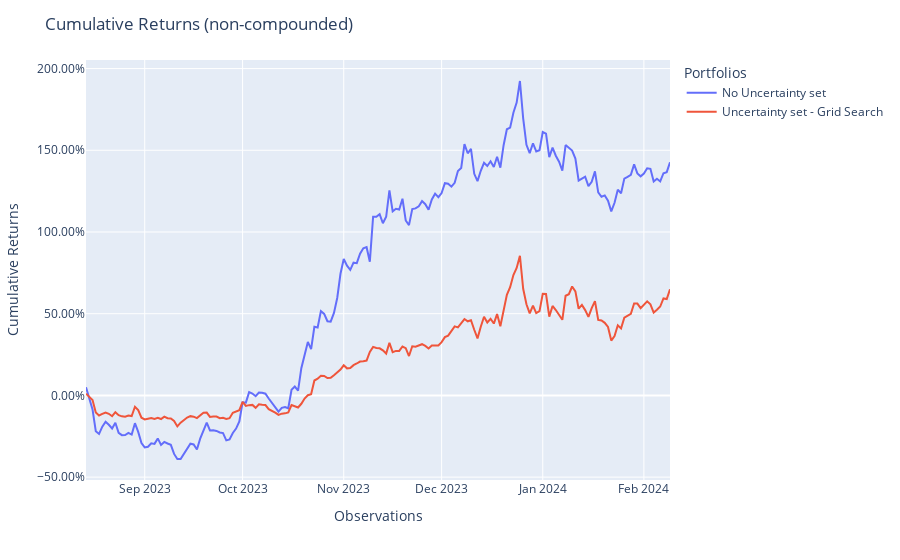

The code cell stored with this chart in its notebook:
### Code cell
# Uncertainty Set
from sklearn import clone
from skfolio.metrics import make_scorer
model_no_uncertainty = MeanRisk(
    risk_measure=RiskMeasure.CVAR,
    objective_function=ObjectiveFunction.MAXIMIZE_RETURN,
    # max_cvar=0.02,
    cvar_beta=0.9,
    min_weights=-1,
)
model_no_uncertainty.fit(X_train)
model_uncertainty = clone(model_no_uncertainty)
model_uncertainty.set_params(mu_uncertainty_set_estimator=skfolio.uncertainty_set.EmpiricalMuUncertaintySet())
cv = WalkForward(train_size=252, test_size=60)

grid_search = GridSearchCV(
    estimator=model_uncertainty,
    cv=cv,
    n_jobs=-1,
    param_grid={
        "mu_uncertainty_set_estimator__confidence_level": [0.4, 0.6, 0.8,0.9],
        "max_cvar": [0.1, 0.15, 0.2],
        "cvar_beta": [0.8, 0.90, 0.95],
    },
    scoring=make_scorer(RatioMeasure.CVAR_RATIO),
)
grid_search.fit(X_train)
best_model = grid_search.best_estimator_
print(best_model)
#multi-period portfdolio optimization
pred_no_uncertainty = cross_val_predict(model_no_uncertainty, X_test, cv=cv)
pred_no_uncertainty.name = "No Uncertainty set"

pred_uncertainty = cross_val_predict(best_model, X_test, cv=cv, n_jobs=-1)
pred_uncertainty.name = "Uncertainty set - Grid Search"


population = skfolio.Population([pred_no_uncertainty, pred_uncertainty])
population.plot_cumulative_returns()

### Figure 1 — Plotly figure (JSON) as saved in the notebook; plotly's stock layout.template omitted (floating-point values rounded to 4 significant figures; data arrays with more than 128 entries replaced by an {"elided": "..."} marker saying what was removed)
{"data": [{"hovertemplate": "variable=No Uncertainty set<br>index=%{x}<br>value=%{y}<extra></extra>", "legendgroup": "No Uncertainty set", "line": {"color": "#636efa", "dash": "solid"}, "marker": {"symbol": "circle"}, "mode": "lines", "name": "No Uncertainty set", "orientation": "v", "showlegend": true, "type": "scatter", "x": {"elided": "180 str values"}, "xaxis": "x", "y": {"elided": "180 float values"}, "yaxis": "y"}, {"hovertemplate": "variable=Uncertainty set - Grid Search<br>index=%{x}<br>value=%{y}<extra></extra>", "legendgroup": "Uncertainty set - Grid Search", "line": {"color": "#EF553B", "dash": "solid"}, "marker": {"symbol": "circle"}, "mode": "lines", "name": "Uncertainty set - Grid Search", "orientation": "v", "showlegend": true, "type": "scatter", "x": {"elided": "180 str values"}, "xaxis": "x", "y": {"elided": "180 float values"}, "yaxis": "y"}], "layout": {"legend": {"title": {"text": "Portfolios"}, "tracegroupgap": 0}, "margin": {"t": 60}, "title": {"text": "Cumulative Returns (non-compounded)"}, "xaxis": {"anchor": "y", "domain": [0, 1], "title": {"text": "Observations"}}, "yaxis": {"anchor": "x", "domain": [0, 1], "tickformat": ".2%", "title": {"text": "Cumulative Returns"}}}}
